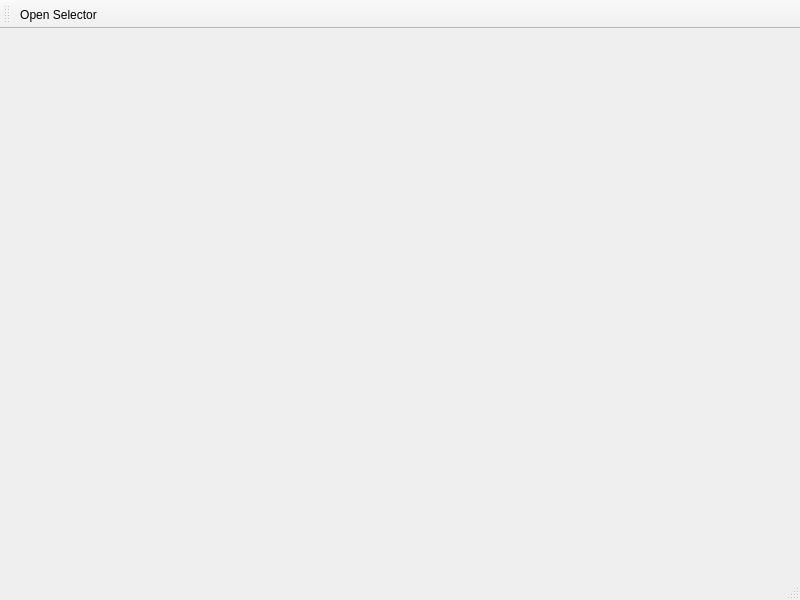
<?xml version="1.0" encoding="UTF-8"?>
<ui version="4.0">
 <class>MainWindow</class>
 <widget class="QMainWindow" name="MainWindow">
  <property name="geometry">
   <rect>
    <x>0</x>
    <y>0</y>
    <width>800</width>
    <height>600</height>
   </rect>
  </property>
  <property name="windowTitle">
   <string>MainWindow</string>
  </property>
  <widget class="QWidget" name="centralwidget">
   <layout class="QHBoxLayout" name="horizontalLayout">
    <item>
     <widget class="Circles::GUI::DualPackingView" name="packingview" native="true"/>
    </item>
   </layout>
  </widget>
  <widget class="QMenuBar" name="menubar">
   <property name="geometry">
    <rect>
     <x>0</x>
     <y>0</y>
     <width>800</width>
     <height>31</height>
    </rect>
   </property>
  </widget>
  <widget class="QStatusBar" name="statusbar"/>
  <widget class="QToolBar" name="toolBar">
   <property name="windowTitle">
    <string>toolBar</string>
   </property>
   <attribute name="toolBarArea">
    <enum>TopToolBarArea</enum>
   </attribute>
   <attribute name="toolBarBreak">
    <bool>false</bool>
   </attribute>
   <addaction name="actionOpen_Selector"/>
  </widget>
  <action name="actionOpen_Selector">
   <property name="text">
    <string>Open Selector</string>
   </property>
  </action>
 </widget>
 <customwidgets>
  <customwidget>
   <class>Circles::GUI::DualPackingView</class>
   <extends>QWidget</extends>
   <header>gui\dualpackingview.hpp</header>
   <container>1</container>
  </customwidget>
 </customwidgets>
 <resources/>
 <connections/>
</ui>
